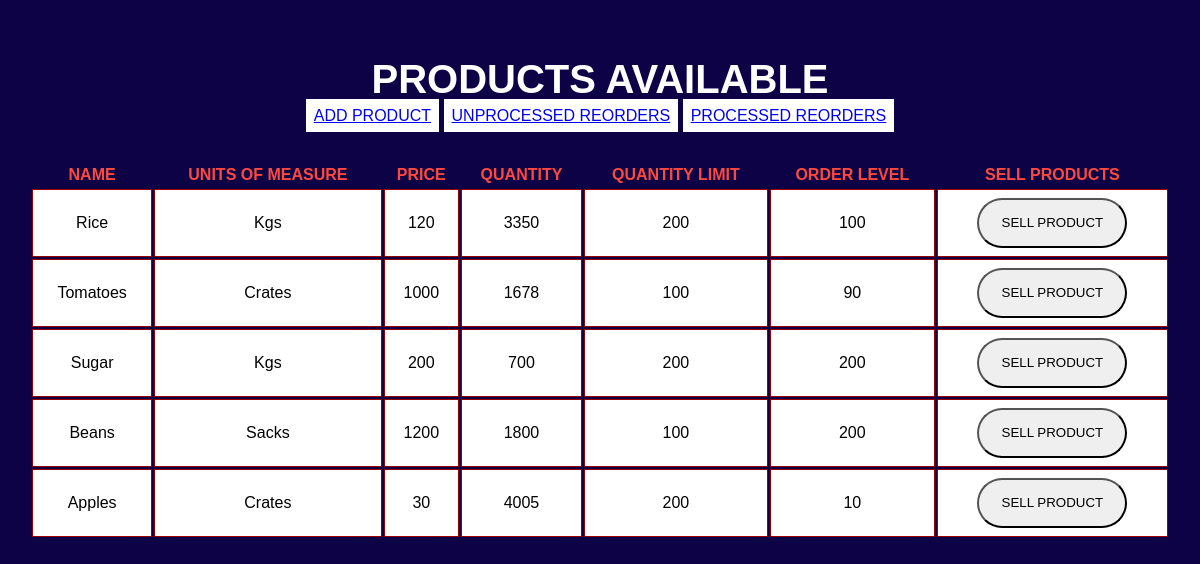
The app's page /product/list/, older data.
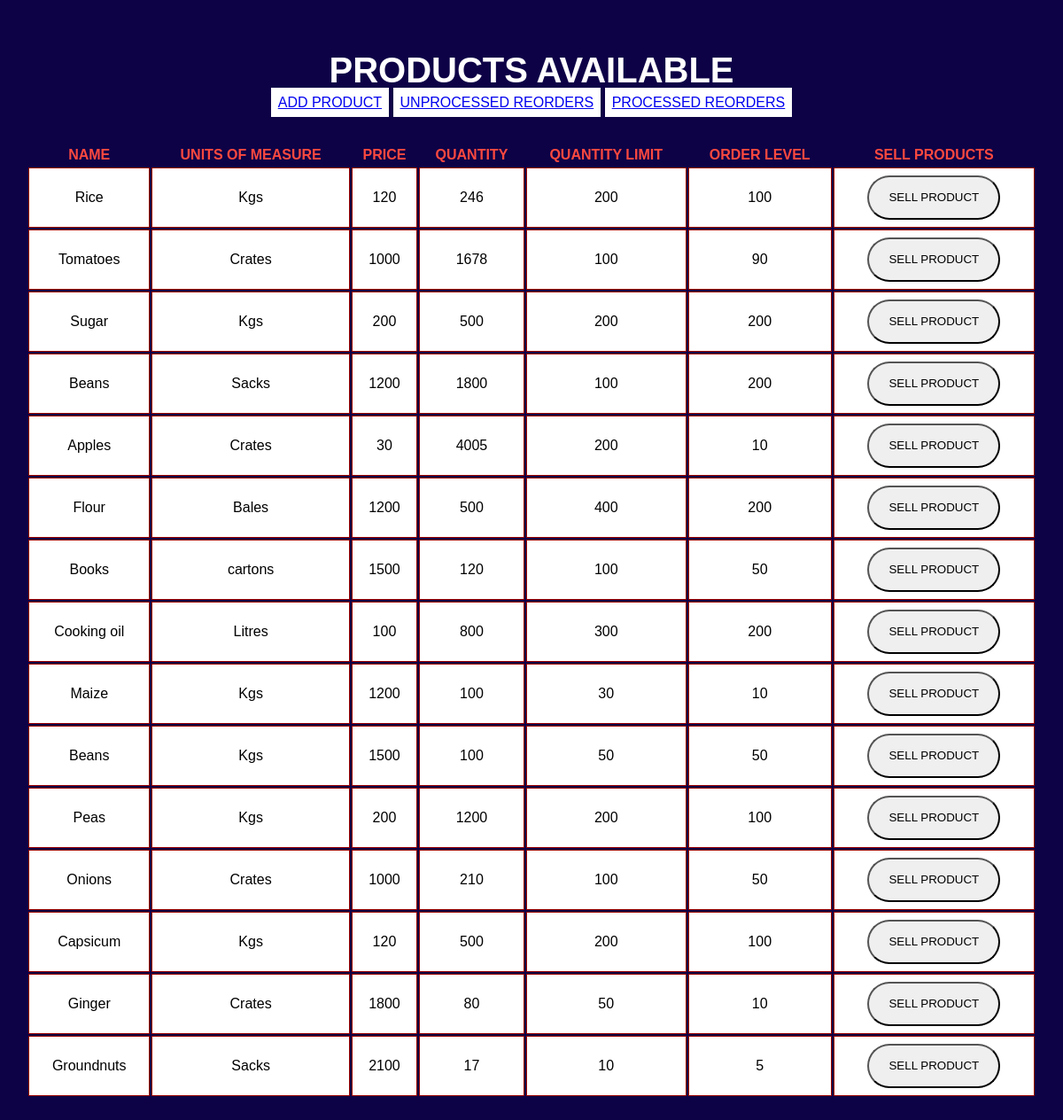
The same page, newer data.
### products/models.py (models this page shows)
class Product(models.Model):
	name = models.CharField(max_length = 70)
	units_of_measure = models.CharField(max_length = 50)
	price = models.IntegerField()
	quantity = models.IntegerField()
	default_quantity = models.IntegerField()
	reorder_level = models.IntegerField()

### products/views.py (the view)
# urls.py: path('list/', list_products, name="list_products"),
def list_products(request):
	products = Product.objects.all()
	return render(request, "all_products.html", {"products":products})

### products/Templates/all_products.html (shortened to what this page needs)
<!DOCTYPE html>
<head>
<html>
</head>
<body>
	<h1>Products available</h1>
	<ul>
		<li><a href="/product/add">ADD PRODUCT</a></li>
		<li><a href="/product/reorders/">UNPROCESSED REORDERS</a></li>
		<li><a href = "/product/dispatch/">PROCESSED REORDERS</a></li>
</ul>
<br><br>
	<table>
		<tr>
			<th>Name</th>
			<th>Units of Measure</th>
			<th>Price</th>
			<th>Quantity</th>
			<th>Quantity Limit</th>
			<th>Order Level</th>
			<th>Sell products</th>
		</tr>
		{% for product in products %}
			<tr>
				<td>{{ product.name }}</td>
				<td>{{ product.units_of_measure }}</td>
				<td>{{ product.price }}</td>
				<td>{{ product.quantity }}</td>
				<td>{{ product.default_quantity }}</td>
				<td>{{ product.reorder_level }}</td>
				<td><a href = "/product/sell/{{product.pk}}/"><button>SELL PRODUCT</button></a></td>
			</tr>
		{% endfor %}
	</table>
</body>
</html>

### products/Templates/all_products.html (style rules this page uses)
body { background-color:#0e0247; font-family: arial; margin:0 auto; text-align: center; padding:30px; text-decoration:none; }
h1 { font-size:30pt; color: #fff; margin-bottom:5px; text-transform: uppercase; }
table { margin: 0 auto; width: 100%; height: 100%; text-align: center; }
th { padding: 3px; color:#fd493f; text-transform: uppercase; }
td { padding:8px; border: 1px solid #990000; text-decoration: none; background-color: white; }
button { border-radius:30px; width:150px; height:50px; }
ul { list-style: none; margin:0; padding:0; }
li { display: inline; padding:8px; background-color:#fff; text-decoration:none; }

Row changes from the older to the newer data that the page shows:
changed Product "Rice": quantity "3350" → "246"
changed Product "Sugar": quantity "700" → "500"
added Product: name "Flour", units_of_measure "Bales", price "1200", quantity "500", default_quantity "400", reorder_level "200"
added Product: name "Books", units_of_measure "cartons", price "1500", quantity "120", default_quantity "100", reorder_level "50"
added Product: name "Cooking oil", units_of_measure "Litres", price "100", quantity "800", default_quantity "300", reorder_level "200"
added Product: name "Maize", units_of_measure "Kgs", price "1200", quantity "100", default_quantity "30", reorder_level "10"
added Product: name "Beans", units_of_measure "Kgs", price "1500", quantity "100", default_quantity "50", reorder_level "50"
added Product: name "Peas", units_of_measure "Kgs", price "200", quantity "1200", default_quantity "200", reorder_level "100"
added Product: name "Onions", units_of_measure "Crates", price "1000", quantity "210", default_quantity "100", reorder_level "50"
added Product: name "Capsicum", units_of_measure "Kgs", price "120", quantity "500", default_quantity "200", reorder_level "100"
added Product: name "Ginger", units_of_measure "Crates", price "1800", quantity "80", default_quantity "50", reorder_level "10"
added Product: name "Groundnuts", units_of_measure "Sacks", price "2100", quantity "17", default_quantity "10", reorder_level "5"
